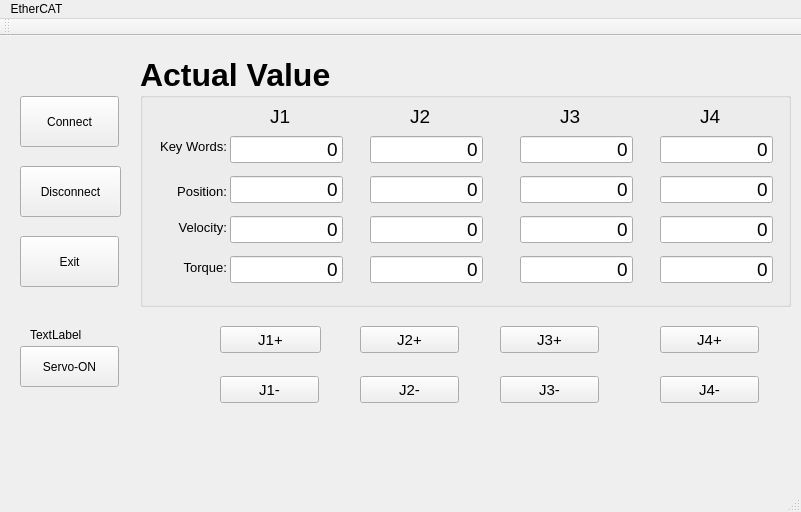
<?xml version="1.0" encoding="UTF-8"?>
<ui version="4.0">
 <class>EthercatMaster</class>
 <widget class="QMainWindow" name="EthercatMaster">
  <property name="geometry">
   <rect>
    <x>0</x>
    <y>0</y>
    <width>801</width>
    <height>512</height>
   </rect>
  </property>
  <property name="windowTitle">
   <string>EthercatMaster</string>
  </property>
  <property name="autoFillBackground">
   <bool>false</bool>
  </property>
  <widget class="QWidget" name="centralWidget">
   <widget class="QPushButton" name="pushButton_Connect">
    <property name="geometry">
     <rect>
      <x>20</x>
      <y>60</y>
      <width>99</width>
      <height>51</height>
     </rect>
    </property>
    <property name="text">
     <string>Connect</string>
    </property>
   </widget>
   <widget class="QPushButton" name="pushButton_Exit">
    <property name="geometry">
     <rect>
      <x>20</x>
      <y>200</y>
      <width>99</width>
      <height>51</height>
     </rect>
    </property>
    <property name="text">
     <string>Exit</string>
    </property>
   </widget>
   <widget class="QGroupBox" name="groupBox">
    <property name="geometry">
     <rect>
      <x>140</x>
      <y>20</y>
      <width>651</width>
      <height>251</height>
     </rect>
    </property>
    <property name="font">
     <font>
      <pointsize>24</pointsize>
      <weight>75</weight>
      <bold>true</bold>
     </font>
    </property>
    <property name="title">
     <string>Actual Value</string>
    </property>
    <widget class="QLineEdit" name="lineEdit_J1keywords">
     <property name="geometry">
      <rect>
       <x>90</x>
       <y>80</y>
       <width>113</width>
       <height>27</height>
      </rect>
     </property>
     <property name="font">
      <font>
       <pointsize>14</pointsize>
       <weight>50</weight>
       <bold>false</bold>
      </font>
     </property>
     <property name="text">
      <string>0</string>
     </property>
     <property name="alignment">
      <set>Qt::AlignRight|Qt::AlignTrailing|Qt::AlignVCenter</set>
     </property>
     <property name="dragEnabled">
      <bool>false</bool>
     </property>
     <property name="readOnly">
      <bool>true</bool>
     </property>
    </widget>
    <widget class="QLineEdit" name="lineEdit_J1position">
     <property name="geometry">
      <rect>
       <x>90</x>
       <y>120</y>
       <width>113</width>
       <height>27</height>
      </rect>
     </property>
     <property name="font">
      <font>
       <pointsize>14</pointsize>
       <weight>50</weight>
       <bold>false</bold>
      </font>
     </property>
     <property name="text">
      <string>0</string>
     </property>
     <property name="alignment">
      <set>Qt::AlignRight|Qt::AlignTrailing|Qt::AlignVCenter</set>
     </property>
     <property name="readOnly">
      <bool>true</bool>
     </property>
    </widget>
    <widget class="QLineEdit" name="lineEdit_J1velocity">
     <property name="geometry">
      <rect>
       <x>90</x>
       <y>160</y>
       <width>113</width>
       <height>27</height>
      </rect>
     </property>
     <property name="font">
      <font>
       <pointsize>14</pointsize>
       <weight>50</weight>
       <bold>false</bold>
      </font>
     </property>
     <property name="text">
      <string>0</string>
     </property>
     <property name="alignment">
      <set>Qt::AlignRight|Qt::AlignTrailing|Qt::AlignVCenter</set>
     </property>
     <property name="readOnly">
      <bool>true</bool>
     </property>
    </widget>
    <widget class="QLineEdit" name="lineEdit_J1torque">
     <property name="geometry">
      <rect>
       <x>90</x>
       <y>200</y>
       <width>113</width>
       <height>27</height>
      </rect>
     </property>
     <property name="font">
      <font>
       <pointsize>14</pointsize>
       <weight>50</weight>
       <bold>false</bold>
      </font>
     </property>
     <property name="text">
      <string>0</string>
     </property>
     <property name="alignment">
      <set>Qt::AlignRight|Qt::AlignTrailing|Qt::AlignVCenter</set>
     </property>
     <property name="readOnly">
      <bool>true</bool>
     </property>
    </widget>
    <widget class="QLineEdit" name="lineEdit_J2keywords">
     <property name="geometry">
      <rect>
       <x>230</x>
       <y>80</y>
       <width>113</width>
       <height>27</height>
      </rect>
     </property>
     <property name="font">
      <font>
       <pointsize>14</pointsize>
       <weight>50</weight>
       <bold>false</bold>
      </font>
     </property>
     <property name="text">
      <string>0</string>
     </property>
     <property name="alignment">
      <set>Qt::AlignRight|Qt::AlignTrailing|Qt::AlignVCenter</set>
     </property>
     <property name="readOnly">
      <bool>true</bool>
     </property>
    </widget>
    <widget class="QLineEdit" name="lineEdit_J2position">
     <property name="geometry">
      <rect>
       <x>230</x>
       <y>120</y>
       <width>113</width>
       <height>27</height>
      </rect>
     </property>
     <property name="font">
      <font>
       <pointsize>14</pointsize>
       <weight>50</weight>
       <bold>false</bold>
      </font>
     </property>
     <property name="text">
      <string>0</string>
     </property>
     <property name="alignment">
      <set>Qt::AlignRight|Qt::AlignTrailing|Qt::AlignVCenter</set>
     </property>
     <property name="readOnly">
      <bool>true</bool>
     </property>
    </widget>
    <widget class="QLineEdit" name="lineEdit_J2velocity">
     <property name="geometry">
      <rect>
       <x>230</x>
       <y>160</y>
       <width>113</width>
       <height>27</height>
      </rect>
     </property>
     <property name="font">
      <font>
       <pointsize>14</pointsize>
       <weight>50</weight>
       <bold>false</bold>
      </font>
     </property>
     <property name="text">
      <string>0</string>
     </property>
     <property name="alignment">
      <set>Qt::AlignRight|Qt::AlignTrailing|Qt::AlignVCenter</set>
     </property>
     <property name="readOnly">
      <bool>true</bool>
     </property>
    </widget>
    <widget class="QLineEdit" name="lineEdit_J2torque">
     <property name="geometry">
      <rect>
       <x>230</x>
       <y>200</y>
       <width>113</width>
       <height>27</height>
      </rect>
     </property>
     <property name="font">
      <font>
       <pointsize>14</pointsize>
       <weight>50</weight>
       <bold>false</bold>
      </font>
     </property>
     <property name="text">
      <string>0</string>
     </property>
     <property name="alignment">
      <set>Qt::AlignRight|Qt::AlignTrailing|Qt::AlignVCenter</set>
     </property>
     <property name="readOnly">
      <bool>true</bool>
     </property>
    </widget>
    <widget class="QLineEdit" name="lineEdit_J3keywords">
     <property name="geometry">
      <rect>
       <x>380</x>
       <y>80</y>
       <width>113</width>
       <height>27</height>
      </rect>
     </property>
     <property name="font">
      <font>
       <pointsize>14</pointsize>
       <weight>50</weight>
       <bold>false</bold>
      </font>
     </property>
     <property name="text">
      <string>0</string>
     </property>
     <property name="alignment">
      <set>Qt::AlignRight|Qt::AlignTrailing|Qt::AlignVCenter</set>
     </property>
     <property name="readOnly">
      <bool>true</bool>
     </property>
    </widget>
    <widget class="QLineEdit" name="lineEdit_J3position">
     <property name="geometry">
      <rect>
       <x>380</x>
       <y>120</y>
       <width>113</width>
       <height>27</height>
      </rect>
     </property>
     <property name="font">
      <font>
       <pointsize>14</pointsize>
       <weight>50</weight>
       <bold>false</bold>
      </font>
     </property>
     <property name="text">
      <string>0</string>
     </property>
     <property name="alignment">
      <set>Qt::AlignRight|Qt::AlignTrailing|Qt::AlignVCenter</set>
     </property>
     <property name="readOnly">
      <bool>true</bool>
     </property>
    </widget>
    <widget class="QLineEdit" name="lineEdit_J3velocity">
     <property name="geometry">
      <rect>
       <x>380</x>
       <y>160</y>
       <width>113</width>
       <height>27</height>
      </rect>
     </property>
     <property name="font">
      <font>
       <pointsize>14</pointsize>
       <weight>50</weight>
       <bold>false</bold>
      </font>
     </property>
     <property name="text">
      <string>0</string>
     </property>
     <property name="alignment">
      <set>Qt::AlignRight|Qt::AlignTrailing|Qt::AlignVCenter</set>
     </property>
     <property name="readOnly">
      <bool>true</bool>
     </property>
    </widget>
    <widget class="QLineEdit" name="lineEdit_J3torque">
     <property name="geometry">
      <rect>
       <x>380</x>
       <y>200</y>
       <width>113</width>
       <height>27</height>
      </rect>
     </property>
     <property name="font">
      <font>
       <pointsize>14</pointsize>
       <weight>50</weight>
       <bold>false</bold>
      </font>
     </property>
     <property name="text">
      <string>0</string>
     </property>
     <property name="alignment">
      <set>Qt::AlignRight|Qt::AlignTrailing|Qt::AlignVCenter</set>
     </property>
     <property name="readOnly">
      <bool>true</bool>
     </property>
    </widget>
    <widget class="QLineEdit" name="lineEdit_J4keywords">
     <property name="geometry">
      <rect>
       <x>520</x>
       <y>80</y>
       <width>113</width>
       <height>27</height>
      </rect>
     </property>
     <property name="font">
      <font>
       <pointsize>14</pointsize>
       <weight>50</weight>
       <bold>false</bold>
      </font>
     </property>
     <property name="text">
      <string>0</string>
     </property>
     <property name="alignment">
      <set>Qt::AlignRight|Qt::AlignTrailing|Qt::AlignVCenter</set>
     </property>
     <property name="readOnly">
      <bool>true</bool>
     </property>
    </widget>
    <widget class="QLineEdit" name="lineEdit_J4position">
     <property name="geometry">
      <rect>
       <x>520</x>
       <y>120</y>
       <width>113</width>
       <height>27</height>
      </rect>
     </property>
     <property name="font">
      <font>
       <pointsize>14</pointsize>
       <weight>50</weight>
       <bold>false</bold>
      </font>
     </property>
     <property name="text">
      <string>0</string>
     </property>
     <property name="alignment">
      <set>Qt::AlignRight|Qt::AlignTrailing|Qt::AlignVCenter</set>
     </property>
     <property name="readOnly">
      <bool>true</bool>
     </property>
    </widget>
    <widget class="QLineEdit" name="lineEdit_J4velocity">
     <property name="geometry">
      <rect>
       <x>520</x>
       <y>160</y>
       <width>113</width>
       <height>27</height>
      </rect>
     </property>
     <property name="font">
      <font>
       <pointsize>14</pointsize>
       <weight>50</weight>
       <bold>false</bold>
      </font>
     </property>
     <property name="text">
      <string>0</string>
     </property>
     <property name="alignment">
      <set>Qt::AlignRight|Qt::AlignTrailing|Qt::AlignVCenter</set>
     </property>
     <property name="readOnly">
      <bool>true</bool>
     </property>
    </widget>
    <widget class="QLineEdit" name="lineEdit_J4torque">
     <property name="geometry">
      <rect>
       <x>520</x>
       <y>200</y>
       <width>113</width>
       <height>27</height>
      </rect>
     </property>
     <property name="font">
      <font>
       <pointsize>14</pointsize>
       <weight>50</weight>
       <bold>false</bold>
      </font>
     </property>
     <property name="text">
      <string>0</string>
     </property>
     <property name="alignment">
      <set>Qt::AlignRight|Qt::AlignTrailing|Qt::AlignVCenter</set>
     </property>
     <property name="readOnly">
      <bool>true</bool>
     </property>
    </widget>
    <widget class="QLabel" name="label">
     <property name="geometry">
      <rect>
       <x>130</x>
       <y>50</y>
       <width>31</width>
       <height>21</height>
      </rect>
     </property>
     <property name="font">
      <font>
       <pointsize>14</pointsize>
       <weight>50</weight>
       <bold>false</bold>
      </font>
     </property>
     <property name="text">
      <string>J1</string>
     </property>
    </widget>
    <widget class="QLabel" name="label_2">
     <property name="geometry">
      <rect>
       <x>270</x>
       <y>50</y>
       <width>31</width>
       <height>21</height>
      </rect>
     </property>
     <property name="font">
      <font>
       <pointsize>14</pointsize>
       <weight>50</weight>
       <bold>false</bold>
      </font>
     </property>
     <property name="text">
      <string>J2</string>
     </property>
    </widget>
    <widget class="QLabel" name="label_3">
     <property name="geometry">
      <rect>
       <x>420</x>
       <y>50</y>
       <width>31</width>
       <height>21</height>
      </rect>
     </property>
     <property name="font">
      <font>
       <pointsize>14</pointsize>
       <weight>50</weight>
       <bold>false</bold>
      </font>
     </property>
     <property name="text">
      <string>J3</string>
     </property>
    </widget>
    <widget class="QLabel" name="label_4">
     <property name="geometry">
      <rect>
       <x>560</x>
       <y>50</y>
       <width>31</width>
       <height>21</height>
      </rect>
     </property>
     <property name="font">
      <font>
       <pointsize>14</pointsize>
       <weight>50</weight>
       <bold>false</bold>
      </font>
     </property>
     <property name="text">
      <string>J4</string>
     </property>
    </widget>
    <widget class="QLabel" name="label_5">
     <property name="geometry">
      <rect>
       <x>6</x>
       <y>70</y>
       <width>81</width>
       <height>41</height>
      </rect>
     </property>
     <property name="font">
      <font>
       <pointsize>10</pointsize>
       <weight>50</weight>
       <bold>false</bold>
      </font>
     </property>
     <property name="text">
      <string>Key Words:</string>
     </property>
     <property name="textFormat">
      <enum>Qt::AutoText</enum>
     </property>
     <property name="alignment">
      <set>Qt::AlignRight|Qt::AlignTrailing|Qt::AlignVCenter</set>
     </property>
    </widget>
    <widget class="QLabel" name="label_6">
     <property name="geometry">
      <rect>
       <x>6</x>
       <y>120</y>
       <width>81</width>
       <height>31</height>
      </rect>
     </property>
     <property name="font">
      <font>
       <pointsize>10</pointsize>
       <weight>50</weight>
       <bold>false</bold>
      </font>
     </property>
     <property name="text">
      <string>Position:</string>
     </property>
     <property name="textFormat">
      <enum>Qt::AutoText</enum>
     </property>
     <property name="alignment">
      <set>Qt::AlignRight|Qt::AlignTrailing|Qt::AlignVCenter</set>
     </property>
    </widget>
    <widget class="QLabel" name="label_7">
     <property name="geometry">
      <rect>
       <x>6</x>
       <y>156</y>
       <width>81</width>
       <height>31</height>
      </rect>
     </property>
     <property name="font">
      <font>
       <pointsize>10</pointsize>
       <weight>50</weight>
       <bold>false</bold>
      </font>
     </property>
     <property name="text">
      <string>Velocity:</string>
     </property>
     <property name="textFormat">
      <enum>Qt::AutoText</enum>
     </property>
     <property name="alignment">
      <set>Qt::AlignRight|Qt::AlignTrailing|Qt::AlignVCenter</set>
     </property>
    </widget>
    <widget class="QLabel" name="label_8">
     <property name="geometry">
      <rect>
       <x>20</x>
       <y>196</y>
       <width>67</width>
       <height>31</height>
      </rect>
     </property>
     <property name="font">
      <font>
       <pointsize>10</pointsize>
       <weight>50</weight>
       <bold>false</bold>
      </font>
     </property>
     <property name="text">
      <string>Torque:</string>
     </property>
     <property name="textFormat">
      <enum>Qt::AutoText</enum>
     </property>
     <property name="alignment">
      <set>Qt::AlignRight|Qt::AlignTrailing|Qt::AlignVCenter</set>
     </property>
    </widget>
   </widget>
   <widget class="QPushButton" name="pushButton_motorON">
    <property name="geometry">
     <rect>
      <x>20</x>
      <y>310</y>
      <width>99</width>
      <height>41</height>
     </rect>
    </property>
    <property name="text">
     <string>Servo-ON</string>
    </property>
   </widget>
   <widget class="QLabel" name="label_9">
    <property name="geometry">
     <rect>
      <x>30</x>
      <y>290</y>
      <width>67</width>
      <height>17</height>
     </rect>
    </property>
    <property name="text">
     <string>TextLabel</string>
    </property>
   </widget>
   <widget class="QPushButton" name="pushButton_J1UP">
    <property name="geometry">
     <rect>
      <x>220</x>
      <y>290</y>
      <width>101</width>
      <height>27</height>
     </rect>
    </property>
    <property name="font">
     <font>
      <pointsize>11</pointsize>
     </font>
    </property>
    <property name="text">
     <string>J1+</string>
    </property>
    <property name="autoRepeat">
     <bool>true</bool>
    </property>
    <property name="autoRepeatDelay">
     <number>0</number>
    </property>
    <property name="autoRepeatInterval">
     <number>4</number>
    </property>
   </widget>
   <widget class="QPushButton" name="pushButton_J1DOWN">
    <property name="geometry">
     <rect>
      <x>220</x>
      <y>340</y>
      <width>99</width>
      <height>27</height>
     </rect>
    </property>
    <property name="font">
     <font>
      <pointsize>11</pointsize>
     </font>
    </property>
    <property name="text">
     <string>J1-</string>
    </property>
    <property name="autoRepeat">
     <bool>true</bool>
    </property>
    <property name="autoRepeatDelay">
     <number>4</number>
    </property>
    <property name="autoRepeatInterval">
     <number>8</number>
    </property>
   </widget>
   <widget class="QPushButton" name="pushButton_J2UP">
    <property name="geometry">
     <rect>
      <x>360</x>
      <y>290</y>
      <width>99</width>
      <height>27</height>
     </rect>
    </property>
    <property name="font">
     <font>
      <pointsize>11</pointsize>
     </font>
    </property>
    <property name="text">
     <string>J2+</string>
    </property>
    <property name="autoRepeat">
     <bool>true</bool>
    </property>
    <property name="autoRepeatDelay">
     <number>0</number>
    </property>
    <property name="autoRepeatInterval">
     <number>8</number>
    </property>
   </widget>
   <widget class="QPushButton" name="pushButton_J2DOWN">
    <property name="geometry">
     <rect>
      <x>360</x>
      <y>340</y>
      <width>99</width>
      <height>27</height>
     </rect>
    </property>
    <property name="font">
     <font>
      <pointsize>11</pointsize>
     </font>
    </property>
    <property name="text">
     <string>J2-</string>
    </property>
    <property name="autoRepeat">
     <bool>true</bool>
    </property>
    <property name="autoRepeatDelay">
     <number>4</number>
    </property>
    <property name="autoRepeatInterval">
     <number>8</number>
    </property>
   </widget>
   <widget class="QPushButton" name="pushButton_J3UP">
    <property name="geometry">
     <rect>
      <x>500</x>
      <y>290</y>
      <width>99</width>
      <height>27</height>
     </rect>
    </property>
    <property name="font">
     <font>
      <pointsize>11</pointsize>
     </font>
    </property>
    <property name="text">
     <string>J3+</string>
    </property>
    <property name="autoRepeat">
     <bool>true</bool>
    </property>
    <property name="autoRepeatDelay">
     <number>4</number>
    </property>
    <property name="autoRepeatInterval">
     <number>8</number>
    </property>
   </widget>
   <widget class="QPushButton" name="pushButton_J3DOWN">
    <property name="geometry">
     <rect>
      <x>500</x>
      <y>340</y>
      <width>99</width>
      <height>27</height>
     </rect>
    </property>
    <property name="font">
     <font>
      <pointsize>11</pointsize>
     </font>
    </property>
    <property name="text">
     <string>J3-</string>
    </property>
    <property name="autoRepeat">
     <bool>true</bool>
    </property>
    <property name="autoRepeatDelay">
     <number>4</number>
    </property>
    <property name="autoRepeatInterval">
     <number>8</number>
    </property>
   </widget>
   <widget class="QPushButton" name="pushButton_J4UP">
    <property name="geometry">
     <rect>
      <x>660</x>
      <y>290</y>
      <width>99</width>
      <height>27</height>
     </rect>
    </property>
    <property name="font">
     <font>
      <pointsize>11</pointsize>
     </font>
    </property>
    <property name="text">
     <string>J4+</string>
    </property>
    <property name="autoRepeat">
     <bool>true</bool>
    </property>
    <property name="autoRepeatDelay">
     <number>4</number>
    </property>
    <property name="autoRepeatInterval">
     <number>8</number>
    </property>
   </widget>
   <widget class="QPushButton" name="pushButton_J4DOWN">
    <property name="geometry">
     <rect>
      <x>660</x>
      <y>340</y>
      <width>99</width>
      <height>27</height>
     </rect>
    </property>
    <property name="font">
     <font>
      <pointsize>11</pointsize>
     </font>
    </property>
    <property name="text">
     <string>J4-</string>
    </property>
    <property name="autoRepeat">
     <bool>true</bool>
    </property>
    <property name="autoRepeatDelay">
     <number>4</number>
    </property>
    <property name="autoRepeatInterval">
     <number>8</number>
    </property>
   </widget>
   <widget class="QPushButton" name="pushButton_disconnect">
    <property name="geometry">
     <rect>
      <x>20</x>
      <y>130</y>
      <width>101</width>
      <height>51</height>
     </rect>
    </property>
    <property name="text">
     <string>Disconnect</string>
    </property>
   </widget>
  </widget>
  <widget class="QMenuBar" name="menuBar">
   <property name="geometry">
    <rect>
     <x>0</x>
     <y>0</y>
     <width>801</width>
     <height>20</height>
    </rect>
   </property>
   <widget class="QMenu" name="menuEtherCAT">
    <property name="title">
     <string>EtherCAT</string>
    </property>
   </widget>
   <addaction name="menuEtherCAT"/>
  </widget>
  <widget class="QToolBar" name="mainToolBar">
   <attribute name="toolBarArea">
    <enum>TopToolBarArea</enum>
   </attribute>
   <attribute name="toolBarBreak">
    <bool>false</bool>
   </attribute>
  </widget>
  <widget class="QStatusBar" name="statusBar"/>
 </widget>
 <layoutdefault spacing="6" margin="11"/>
 <resources/>
 <connections/>
</ui>
